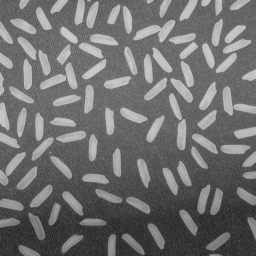
//> input picture 14.实验十四/ConsoleApplication4/6013202130.bmp, 256 x 256 px
$ ./源   (built with g++ and OpenCV 4)
//> lines starting //> are read from the running program, lines starting //| are printed output that depends on the picture
/**********************************************************************************************************
*  opencv 学习 ： 2016年3月24日18:30:08

1. 图像载入函数
函数cvLoadImage载入指定图像文件，并返回指向该文件的IplImage指针。函数支持bmp、jpg、 png、 tiff等格式的图像。其函数原型如下：
IplImage* cvLoadImage( const char* filename, int iscolor);
其中，filename 是待载入图像的名称，包括图像的扩展名；iscolor是一个辅助参数项，可选正数、零和负数三种值，正数表示作为三通道图像载入，零表示该图像作为单通道图像，负数表示载入图像的通道数由图像文件自身决定。
2. 窗口定义函数
函数cvNamedWindow定义一个窗口，用于显示图像。其函数原型如下：
int cvNamedWindow( const char* name, unsigned long flags );
其中，name是窗口名，flags是窗口属性指标值，可以选择CV_WINDOW_AUTOSIZE和0两种值。CV_WINDOW_AUTOSIZE表示窗口尺寸与图像原始尺寸相同，0表示以固定的窗口尺寸显示图像。
3. 图像显示函数
函数cvShowImage是在指定的窗口中显示图像，其函数原型如下：
void cvShowImage( const char* name, const CvArr* image );
其中，name是窗口名称，image是图像类型指针，一般是IplImage指针。
4. 图像保存函数
函数cvSaveImage以指定的文件名保存IplImage类型的指针变量，其函数原型如下：
int cvSaveImage( const char* filename, const CvArr* image );
其中，filename是图像保存路径和名称，image是IplImage指针变量。
5. 图像销毁函数
函数cvReleaseImage销毁已定义的IplImage指针变量，释放占用内存空间。其函数原型如下：
void cvReleaseImage( IplImage** image );
其中，image为已定义的IplImage指针。
6. 图像转换函数
cvGetImage( const CvArr* arr, IplImage* image_header )
7.销毁一个窗口。
void cvDestroyWindow( const char* name );

8.cvCvtPixToPlane是openCV里面的一个函数
#define cvCvtPixToPlane cvSplit
void cvSplit( const CvArr* oo, CvArr* dst0, CvArr* dst1,CvArr* dst2, CvArr* dst3 );
作用是：分割多通道数组成几个单通道数组或者从数组中提取一个通道
一般用法是cvCvtPixToPlane（IplImage * src,IplImage * dst1,IplImage *dst2,IplImage * dst3,IplImage *dst4)
第一个参数是源图像，后面是分离出来每个通道的目标图像，如果原图像是3通道的，可以把最后一个参数设置为空。例如cvCvtPixToPlane（IplImage * src,IplImage * dst1,IplImage *dst2,IplImage * dst3,NULL)，NULL也可以写为0.
使用该函数须包含#include<cv.h>头文件

9.CvSetImageCOI是设置图像的COI（感兴趣通道， of interesting）的函数。
功能：
设置图像的COI（感兴趣通道， of interesting）
格式：
void cvSetImageCOI（IplImage* image,int coi）；
参数
image 图像头,待处理图像
coi为0时表示选择所有通道，1表示第一个通道，2表示第二个等等

10.cvCreateImage( CvSize size, int depth, int s );
创建首地址并分配存储空间,返回的是地址。


***********************************************************************************************************/

#include <stdio.h>
#include <cv.h>
#include <highgui.h>
#include <cvaux.h>

int main(void)
{
	int i = 40;
	IplImage *img = cvLoadImage("6013202130.bmp", 0);
//> img is the input picture: 256 rows x 256 cols, CV_8UC1; min 40, max 204, mean 111.2
	IplImage *imga = cvLoadImage("xibao.jpg", 0);
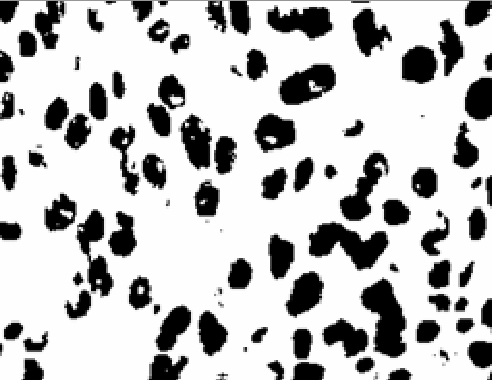
//> input picture 14.实验十四/ConsoleApplication4/xibao.jpg, 492 x 380 px
//> imga is the input picture: 380 rows x 492 cols, CV_8UC1; min 0, max 255, mean 190.6

	IplImage *oo_fushi = cvCreateImage(cvGetSize(img), 8, 1);
	IplImage *oo_pengzhang = cvCreateImage(cvGetSize(img), 8, 1);

	IplImage *oo_kai = cvCreateImage(cvGetSize(imga), 8, 1);
	IplImage *oo_bi = cvCreateImage(cvGetSize(imga), 8, 1);

	cvErode(img, oo_fushi, NULL, 1); //腐蚀图像
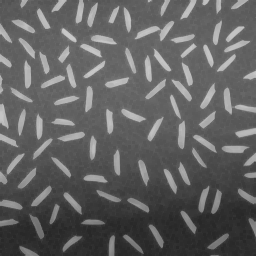
//> oo_fushi: 256 rows x 256 cols, CV_8UC1; min 40, max 203, mean 96.9
	cvDilate(img, oo_pengzhang, NULL, 1); //膨胀图像
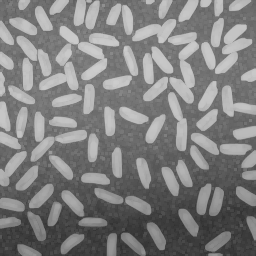
//> oo_pengzhang: 256 rows x 256 cols, CV_8UC1; min 48, max 204, mean 127.2
	cvMorphologyEx(imga, oo_kai, NULL, NULL, CV_MOP_OPEN,1);//开运算
	cvMorphologyEx(imga, oo_bi, NULL, NULL, CV_MOP_CLOSE,3);//闭运算
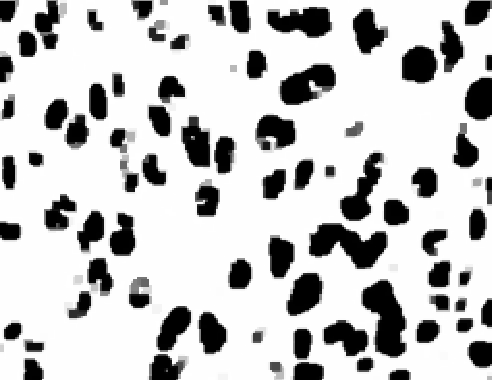
//> oo_bi: 380 rows x 492 cols, CV_8UC1; min 0, max 255, mean 196.5


	cvNamedWindow("原图");
	cvNamedWindow("腐蚀后");
	cvNamedWindow("膨胀后");
	cvNamedWindow("开运算后");
	cvNamedWindow("闭运算后");


	cvShowImage("原图",img);
	cvShowImage("腐蚀后", oo_fushi);
	cvShowImage("膨胀后", oo_pengzhang);
	cvShowImage("开运算后", oo_kai);
	cvShowImage("闭运算后", oo_bi);


	cvWaitKey(-1);


	cvReleaseImage(&oo_pengzhang);
	cvReleaseImage(&oo_fushi);
	cvReleaseImage(&oo_kai);
	cvReleaseImage(&oo_bi);

	cvDestroyAllWindows();


	return 0;
}
